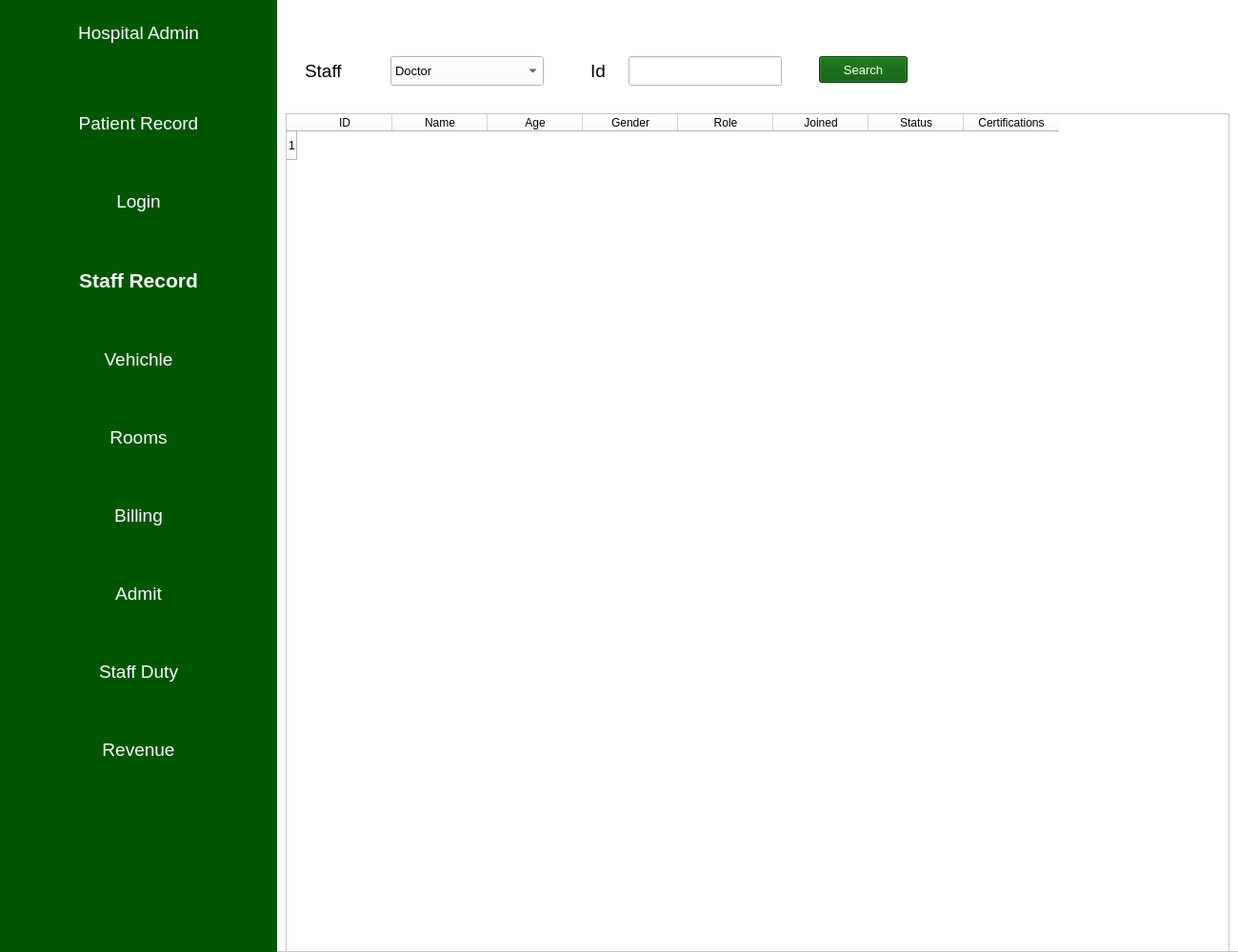
<?xml version="1.0" encoding="UTF-8"?>
<ui version="4.0">
 <class>MainWindow</class>
 <widget class="QMainWindow" name="MainWindow">
  <property name="geometry">
   <rect>
    <x>0</x>
    <y>0</y>
    <width>1300</width>
    <height>1000</height>
   </rect>
  </property>
  <property name="windowTitle">
   <string>MainWindow</string>
  </property>
  <property name="styleSheet">
   <string notr="true">background-color: rgb(255,255,255);</string>
  </property>
  <widget class="QWidget" name="MainWidgett">
   <widget class="QFrame" name="frame">
    <property name="geometry">
     <rect>
      <x>0</x>
      <y>-1</y>
      <width>1301</width>
      <height>1001</height>
     </rect>
    </property>
    <property name="frameShape">
     <enum>QFrame::StyledPanel</enum>
    </property>
    <property name="frameShadow">
     <enum>QFrame::Raised</enum>
    </property>
    <widget class="QLabel" name="StaffLabel">
     <property name="geometry">
      <rect>
       <x>320</x>
       <y>60</y>
       <width>71</width>
       <height>31</height>
      </rect>
     </property>
     <property name="font">
      <font>
       <pointsize>14</pointsize>
       <weight>50</weight>
       <bold>false</bold>
      </font>
     </property>
     <property name="styleSheet">
      <string notr="true">background-color: rgba(255, 255, 255, 0);color: rgb(0,0,0);</string>
     </property>
     <property name="text">
      <string>Staff</string>
     </property>
    </widget>
    <widget class="QLabel" name="IDLabel">
     <property name="geometry">
      <rect>
       <x>620</x>
       <y>60</y>
       <width>31</width>
       <height>31</height>
      </rect>
     </property>
     <property name="font">
      <font>
       <pointsize>14</pointsize>
       <weight>50</weight>
       <bold>false</bold>
      </font>
     </property>
     <property name="styleSheet">
      <string notr="true">background-color: rgba(255, 255, 255, 0);color: rgb(0,0,0);</string>
     </property>
     <property name="text">
      <string>Id</string>
     </property>
    </widget>
    <widget class="QComboBox" name="StaffCombo">
     <property name="geometry">
      <rect>
       <x>410</x>
       <y>60</y>
       <width>161</width>
       <height>31</height>
      </rect>
     </property>
     <property name="font">
      <font>
       <pointsize>10</pointsize>
      </font>
     </property>
     <property name="styleSheet">
      <string notr="true">color: rgb(0,0,0);
selection-background-color: rgb(0,86,0);</string>
     </property>
     <item>
      <property name="text">
       <string>Doctor</string>
      </property>
     </item>
     <item>
      <property name="text">
       <string>Nurse</string>
      </property>
     </item>
     <item>
      <property name="text">
       <string>Ward Boy</string>
      </property>
     </item>
     <item>
      <property name="text">
       <string>Driver</string>
      </property>
     </item>
     <item>
      <property name="text">
       <string>Reception</string>
      </property>
     </item>
     <item>
      <property name="text">
       <string>Pharmacist</string>
      </property>
     </item>
     <item>
      <property name="text">
       <string>Lab Guy</string>
      </property>
     </item>
    </widget>
    <widget class="QTableWidget" name="DetailsTable">
     <property name="geometry">
      <rect>
       <x>300</x>
       <y>120</y>
       <width>991</width>
       <height>881</height>
      </rect>
     </property>
     <property name="font">
      <font>
       <family>Mongolian Baiti</family>
       <pointsize>11</pointsize>
       <weight>50</weight>
       <italic>false</italic>
       <bold>false</bold>
      </font>
     </property>
     <property name="styleSheet">
      <string notr="true">font: 11pt &quot;Mongolian Baiti&quot;;
color: rgb(0, 0, 0);</string>
     </property>
     <property name="showGrid">
      <bool>false</bool>
     </property>
     <property name="gridStyle">
      <enum>Qt::DashDotDotLine</enum>
     </property>
     <property name="sortingEnabled">
      <bool>true</bool>
     </property>
     <row>
      <property name="text">
       <string>1</string>
      </property>
     </row>
     <column>
      <property name="text">
       <string>ID</string>
      </property>
     </column>
     <column>
      <property name="text">
       <string>Name</string>
      </property>
     </column>
     <column>
      <property name="text">
       <string>Age</string>
      </property>
     </column>
     <column>
      <property name="text">
       <string>Gender</string>
      </property>
     </column>
     <column>
      <property name="text">
       <string>Role</string>
      </property>
     </column>
     <column>
      <property name="text">
       <string>Joined</string>
      </property>
     </column>
     <column>
      <property name="text">
       <string>Status</string>
      </property>
     </column>
     <column>
      <property name="text">
       <string>Certifications</string>
      </property>
     </column>
    </widget>
    <widget class="QLineEdit" name="IDEdit">
     <property name="geometry">
      <rect>
       <x>660</x>
       <y>60</y>
       <width>161</width>
       <height>31</height>
      </rect>
     </property>
     <property name="font">
      <font>
       <pointsize>10</pointsize>
      </font>
     </property>
     <property name="styleSheet">
      <string notr="true">color: rgb(0,0,0);
selection-background-color: rgb(255, 10, 87);</string>
     </property>
    </widget>
    <widget class="QPushButton" name="SearchBtn">
     <property name="geometry">
      <rect>
       <x>860</x>
       <y>60</y>
       <width>93</width>
       <height>28</height>
      </rect>
     </property>
     <property name="font">
      <font>
       <pointsize>10</pointsize>
      </font>
     </property>
     <property name="styleSheet">
      <string notr="true">color: rgb(255, 255, 255);
background-color: rgb(0,86,0);</string>
     </property>
     <property name="text">
      <string>Search</string>
     </property>
    </widget>
    <widget class="QFrame" name="frame_2">
     <property name="geometry">
      <rect>
       <x>0</x>
       <y>0</y>
       <width>291</width>
       <height>1001</height>
      </rect>
     </property>
     <property name="styleSheet">
      <string notr="true">background-color: rgb(0, 86, 0);</string>
     </property>
     <property name="frameShape">
      <enum>QFrame::NoFrame</enum>
     </property>
     <property name="frameShadow">
      <enum>QFrame::Sunken</enum>
     </property>
     <property name="lineWidth">
      <number>3</number>
     </property>
     <widget class="QWidget" name="verticalLayoutWidget">
      <property name="geometry">
       <rect>
        <x>10</x>
        <y>70</y>
        <width>271</width>
        <height>781</height>
       </rect>
      </property>
      <layout class="QVBoxLayout" name="verticalLayout">
       <item>
        <widget class="QPushButton" name="patient_record">
         <property name="font">
          <font>
           <pointsize>14</pointsize>
          </font>
         </property>
         <property name="styleSheet">
          <string notr="true">color: rgb(255, 255, 255);
</string>
         </property>
         <property name="text">
          <string>Patient Record</string>
         </property>
         <property name="flat">
          <bool>true</bool>
         </property>
        </widget>
       </item>
       <item>
        <widget class="QPushButton" name="login">
         <property name="font">
          <font>
           <pointsize>14</pointsize>
          </font>
         </property>
         <property name="styleSheet">
          <string notr="true">color: rgb(255, 255, 255);</string>
         </property>
         <property name="text">
          <string>Login</string>
         </property>
         <property name="flat">
          <bool>true</bool>
         </property>
        </widget>
       </item>
       <item>
        <widget class="QPushButton" name="staff_record">
         <property name="font">
          <font>
           <pointsize>16</pointsize>
           <weight>75</weight>
           <bold>true</bold>
          </font>
         </property>
         <property name="styleSheet">
          <string notr="true">color: rgb(255, 255, 255);</string>
         </property>
         <property name="text">
          <string>Staff Record</string>
         </property>
         <property name="flat">
          <bool>true</bool>
         </property>
        </widget>
       </item>
       <item>
        <widget class="QPushButton" name="vehichle">
         <property name="font">
          <font>
           <pointsize>14</pointsize>
          </font>
         </property>
         <property name="styleSheet">
          <string notr="true">color: rgb(255, 255, 255);</string>
         </property>
         <property name="text">
          <string>Vehichle</string>
         </property>
         <property name="flat">
          <bool>true</bool>
         </property>
        </widget>
       </item>
       <item>
        <widget class="QPushButton" name="rooms">
         <property name="font">
          <font>
           <pointsize>14</pointsize>
          </font>
         </property>
         <property name="styleSheet">
          <string notr="true">color: rgb(255, 255, 255);</string>
         </property>
         <property name="text">
          <string>Rooms</string>
         </property>
         <property name="flat">
          <bool>true</bool>
         </property>
        </widget>
       </item>
       <item>
        <widget class="QPushButton" name="billing">
         <property name="font">
          <font>
           <pointsize>14</pointsize>
          </font>
         </property>
         <property name="styleSheet">
          <string notr="true">color: rgb(255, 255, 255);</string>
         </property>
         <property name="text">
          <string>Billing</string>
         </property>
         <property name="flat">
          <bool>true</bool>
         </property>
        </widget>
       </item>
       <item>
        <widget class="QPushButton" name="admit">
         <property name="font">
          <font>
           <pointsize>14</pointsize>
          </font>
         </property>
         <property name="styleSheet">
          <string notr="true">color: rgb(255, 255, 255);</string>
         </property>
         <property name="text">
          <string>Admit</string>
         </property>
         <property name="flat">
          <bool>true</bool>
         </property>
        </widget>
       </item>
       <item>
        <widget class="QPushButton" name="staff_duty">
         <property name="font">
          <font>
           <pointsize>14</pointsize>
          </font>
         </property>
         <property name="styleSheet">
          <string notr="true">color: rgb(255, 255, 255);</string>
         </property>
         <property name="text">
          <string>Staff Duty</string>
         </property>
         <property name="flat">
          <bool>true</bool>
         </property>
        </widget>
       </item>
       <item>
        <widget class="QPushButton" name="revenue">
         <property name="font">
          <font>
           <pointsize>14</pointsize>
          </font>
         </property>
         <property name="styleSheet">
          <string notr="true">color: rgb(255, 255, 255);</string>
         </property>
         <property name="text">
          <string>Revenue</string>
         </property>
         <property name="flat">
          <bool>true</bool>
         </property>
        </widget>
       </item>
      </layout>
     </widget>
     <widget class="QPushButton" name="hospital_admin">
      <property name="geometry">
       <rect>
        <x>10</x>
        <y>10</y>
        <width>271</width>
        <height>51</height>
       </rect>
      </property>
      <property name="font">
       <font>
        <pointsize>14</pointsize>
       </font>
      </property>
      <property name="styleSheet">
       <string notr="true">color: rgb(255, 255, 255);</string>
      </property>
      <property name="text">
       <string>Hospital Admin</string>
      </property>
      <property name="flat">
       <bool>true</bool>
      </property>
     </widget>
    </widget>
   </widget>
  </widget>
 </widget>
 <resources/>
 <connections/>
</ui>
